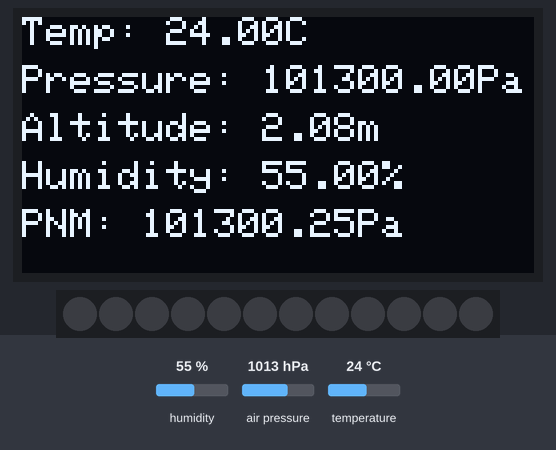
A sketch run on a simulated Arduino Uno, built with avr-gcc and run on an emulated ATmega328P. Shown: 128×64 one-colour display, 12 RGB LEDs in strip order, left to right. Inputs (shaded band) come from the test bench; at power-on: humidity 55 %, air pressure 1013 hPa, temperature 24 °C. Dim RGB values are drawn brighter than linear; the display library's start-up logo is not drawn.

Above: at 9.3 s.
9.4 s: humidity set to 42 %
At 11.3 s:
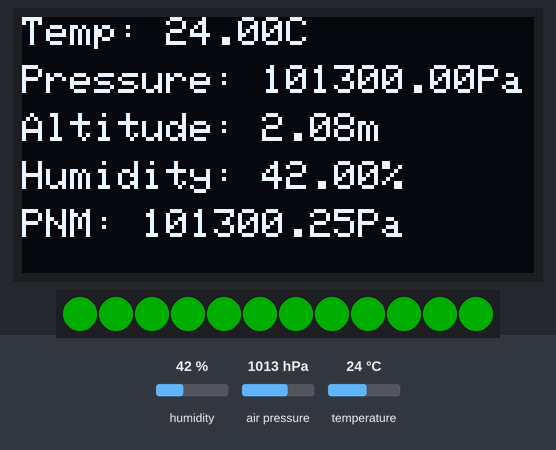
15.3 s: humidity set to 39 %
At 17.8 s:
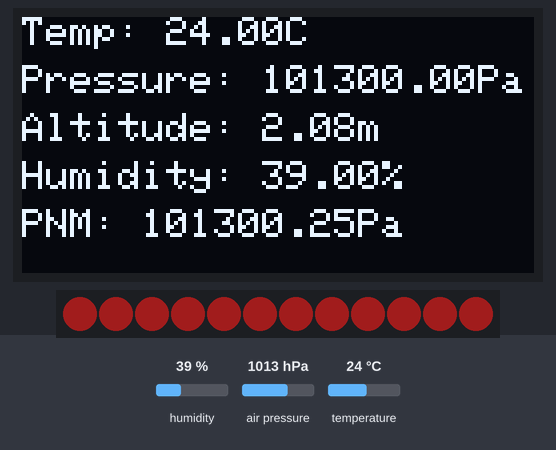
21.2 s: air pressure set to 952 hPa
At 23.9 s:
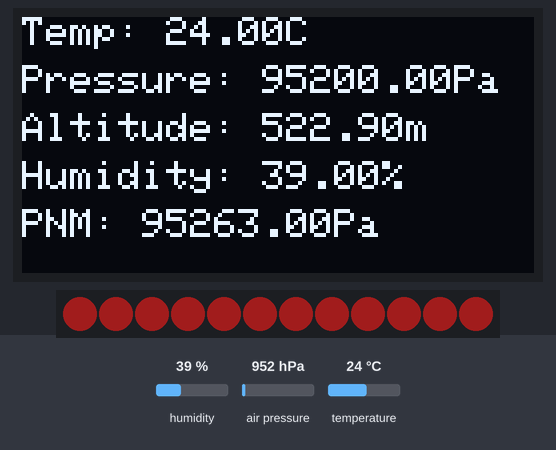
24.2 s: temperature set to 12 °C
At 25.7 s:
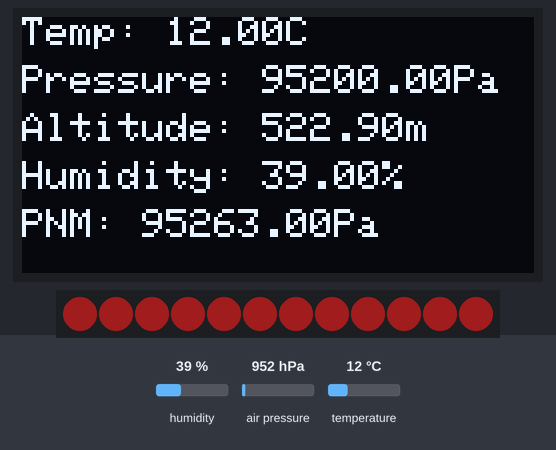
Timing chart, 0 to 27.2 s (numbered marks = the images above; inputs shaded):
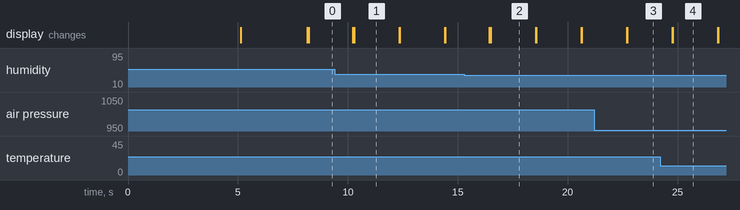

Measured:
- the behaviour switches between 41 and 40 % on humidity (found by bisection; images 1 and 2)
- after the input at 21.2 s, the display: first changes after 1.5 s (image 3 shows a later state)
- after the input at 24.2 s, the display: first changes after 0.55 s (image 4 shows a later state)
- what the display in image 1 shows lasts 2.0 s, from 10.3 s to 12.3 s

The sketch:

testEcranOLED_ANNEAU.ino
```cpp
#include <SPI.h>
#include <FastLED.h>
#include "Seeed_BME280.h"
#include <Wire.h>
#include <Adafruit_GFX.h>
#include <Adafruit_SSD1306.h>

//=======================
// Parametrer anneau led
//=======================

// How many leds in your strip?
#define NUM_LEDS 12
#define DATA_PIN 3
#define BRIGHTNESS  32
CRGB leds[NUM_LEDS];  // Define the array of leds

// ===========================
//Parametrer capteur BME-280
BME280 bme280;
// ===========================

// =======================
// Paramètrages écran OLED
// =======================
#define nombreDePixelsEnLargeur   128         // Taille de l'écran OLED, en pixel, au niveau de sa largeur
#define nombreDePixelsEnHauteur   64          // Taille de l'écran OLED, en pixel, au niveau de sa hauteur
#define brocheResetOLED           -1          // Reset de l'OLED partagé avec l'Arduino (d'où la valeur à -1, et non un numéro de pin)
#define adresseI2CecranOLED       0x3C        // Adresse de "mon" écran OLED sur le bus i2c (généralement égal à 0x3C ou 0x3D)
Adafruit_SSD1306 display(nombreDePixelsEnLargeur, nombreDePixelsEnHauteur, &Wire, brocheResetOLED);

// ================
// Image à afficher
// ================
#define largeurDeLimage           64          // Largeur de l'image à afficher, en pixels
#define hauteurDeLimage           64          // Hauteur de l'image à afficher, en pixels

// 'logoOpenfactoryZoomacomArduino', 64x64px
const unsigned char epd_bitmap_logoOpenfactoryZoomacomArduino [] PROGMEM = {
  0x00, 0x00, 0x00, 0x00, 0x00, 0x00, 0x00, 0x00, 0x00, 0x00, 0x00, 0x00, 0x00, 0x00, 0x00, 0x00,
  0x00, 0x00, 0x00, 0x00, 0x00, 0x00, 0x00, 0x00, 0x00, 0x00, 0x00, 0x00, 0x00, 0x00, 0x00, 0x00,
  0x00, 0x00, 0x00, 0x00, 0x00, 0x00, 0x00, 0x00, 0x00, 0x00, 0x00, 0x00, 0x00, 0x00, 0x00, 0x00,
  0x00, 0x00, 0x00, 0x00, 0x00, 0x00, 0x00, 0x00, 0x00, 0x00, 0x00, 0x00, 0x00, 0x00, 0x00, 0x00,
  0x00, 0x00, 0x03, 0xff, 0x80, 0x00, 0x00, 0x00, 0x00, 0x00, 0x1f, 0xff, 0xfc, 0x00, 0x00, 0x00,
  0x00, 0x00, 0x7f, 0xff, 0xff, 0x80, 0x00, 0x00, 0x00, 0x01, 0xff, 0xff, 0xff, 0xf0, 0x00, 0x00,
  0x00, 0x03, 0xff, 0xff, 0xff, 0xfc, 0x00, 0x00, 0x00, 0x07, 0xff, 0xff, 0xff, 0xff, 0x00, 0x00,
  0x00, 0x0f, 0xff, 0xff, 0xff, 0xff, 0xc0, 0x00, 0x00, 0x1f, 0xff, 0xff, 0xff, 0xff, 0xe0, 0x00,
  0x00, 0x1f, 0xff, 0xff, 0xfe, 0x0f, 0xf0, 0x00, 0x00, 0x3f, 0xff, 0xff, 0xe0, 0x07, 0xf8, 0x00,
  0x00, 0x3f, 0xfe, 0x0f, 0x00, 0x1f, 0xfc, 0x00, 0x00, 0x7f, 0xf0, 0x07, 0x01, 0xff, 0xfe, 0x00,
  0x00, 0x7f, 0xc0, 0x03, 0x0f, 0xff, 0xfe, 0x00, 0x00, 0x7f, 0x00, 0x21, 0x0f, 0xff, 0xfe, 0x00,
  0x00, 0xfe, 0x03, 0xf0, 0x1f, 0xff, 0xff, 0x00, 0x00, 0xfe, 0x07, 0xf8, 0x1f, 0xff, 0xff, 0x00,
  0x00, 0xfc, 0x0f, 0xf8, 0x00, 0x7f, 0xff, 0x00, 0x00, 0xfc, 0x1f, 0xf8, 0x00, 0x7f, 0xff, 0x00,
  0x00, 0xf8, 0x3f, 0xf0, 0x03, 0xff, 0xfe, 0x00, 0x00, 0xf8, 0x7f, 0xf0, 0x1f, 0xff, 0xfe, 0x00,
  0x01, 0xf8, 0x7f, 0xe0, 0x3f, 0xff, 0xfc, 0x00, 0x01, 0xfc, 0x7f, 0xc0, 0x7f, 0xff, 0xfc, 0x00,
  0x01, 0xfc, 0x3f, 0x80, 0x7f, 0xff, 0xf8, 0x00, 0x01, 0xfe, 0x3f, 0x00, 0xff, 0xff, 0xf0, 0x00,
  0x01, 0xff, 0x1c, 0x10, 0xff, 0xff, 0xf0, 0x00, 0x01, 0xff, 0x80, 0x31, 0xff, 0xff, 0xe0, 0x00,
  0x01, 0xff, 0xc0, 0xf1, 0xff, 0xff, 0x80, 0x00, 0x01, 0xff, 0xff, 0xff, 0xff, 0xff, 0x00, 0x00,
  0x00, 0xff, 0xff, 0xff, 0xff, 0xfe, 0x00, 0x00, 0x00, 0xff, 0xff, 0xff, 0xff, 0xfc, 0x00, 0x00,
  0x00, 0xff, 0xff, 0xff, 0xff, 0xf0, 0x00, 0x00, 0x00, 0xff, 0xff, 0xff, 0xff, 0xc0, 0x00, 0x00,
  0x00, 0x7f, 0xff, 0xff, 0xff, 0x00, 0x00, 0x00, 0x00, 0x7f, 0xff, 0xff, 0xfe, 0x00, 0x00, 0x00,
  0x00, 0x3f, 0xff, 0xff, 0xf0, 0x00, 0x00, 0x00, 0x00, 0x1f, 0xff, 0xff, 0xc0, 0x00, 0x00, 0x00,
  0x00, 0x0f, 0xff, 0xfe, 0x00, 0x0f, 0xfb, 0x80, 0x00, 0x03, 0xff, 0xe0, 0x00, 0x0e, 0xde, 0x00,
  0x00, 0x00, 0x10, 0x00, 0x00, 0x0e, 0xdf, 0x80, 0x00, 0x00, 0x00, 0x00, 0x00, 0x00, 0x00, 0x00,
  0x00, 0x00, 0x00, 0x00, 0x00, 0x00, 0x00, 0x00, 0x01, 0xe0, 0x00, 0x00, 0x00, 0x80, 0x00, 0x00,
  0x01, 0xf7, 0xbe, 0xfe, 0x7b, 0xcf, 0x7f, 0x80, 0x00, 0x6c, 0xb6, 0xfb, 0xdb, 0x19, 0x6d, 0x80,
  0x00, 0x6c, 0xb7, 0x93, 0xda, 0x19, 0x6d, 0x80, 0x00, 0xcc, 0xb7, 0x93, 0xdb, 0x19, 0x6d, 0x80,
  0x01, 0xe7, 0xbf, 0x83, 0xfb, 0xdf, 0x61, 0x80, 0x01, 0xf7, 0x1c, 0x82, 0x79, 0xce, 0x41, 0x00,
  0x00, 0x00, 0x00, 0x00, 0x00, 0x00, 0x00, 0x00, 0x00, 0x00, 0x00, 0x00, 0x00, 0x00, 0x00, 0x00,
  0x00, 0x00, 0x00, 0x00, 0x00, 0x00, 0x00, 0x00, 0x00, 0x00, 0x00, 0x00, 0x00, 0x00, 0x00, 0x00,
  0x00, 0x00, 0x00, 0x00, 0x00, 0x00, 0x00, 0x00, 0x00, 0x00, 0x00, 0x00, 0x00, 0x00, 0x00, 0x00,
  0x00, 0x00, 0x00, 0x00, 0x00, 0x00, 0x00, 0x00, 0x00, 0x00, 0x00, 0x00, 0x00, 0x00, 0x00, 0x00
};

// Array of all bitmaps for convenience. (Total bytes used to store images in PROGMEM = 528)
const int epd_bitmap_allArray_LEN = 1;
const unsigned char* epd_bitmap_allArray[1] = {
  epd_bitmap_logoOpenfactoryZoomacomArduino
};


void setup() {
  //================================================================================
  // Choix des LED a adresser (en fonction des led sur le ruban)
  //================================================================================
  FastLED.addLeds<NEOPIXEL, DATA_PIN>(leds, NUM_LEDS);  // GRB ordering is assumed
  FastLED.setMaxPowerInVoltsAndMilliamps(5, 40); // réglage de la puissance des led


  //======================================
  // Reglage de l'ecran OLED au démarrage
  //======================================

  Serial.println("OLED FeatherWing test");
  // SSD1306_SWITCHCAPVCC = generate display voltage from 3.3V internally
  display.begin(SSD1306_SWITCHCAPVCC, 0x3C); // Address 0x3C for 128x32

  // Show image buffer on the display hardware.
  // Since the buffer is intialized with an Adafruit splashscreen
  // internally, this will display the splashscreen.
  display.display();
  delay(5000);

  // Clear the buffer.
  display.clearDisplay();
  display.display();

  // text display tests
  display.setTextSize(1.8);
  display.setTextColor(SSD1306_INVERSE);
  display.setCursor(0, 0);
  display.println("Bienvenue au FABLab\n'OpenFactory':");
  display.println("connected!");
  display.println("IP: 10.0.1.23");
  display.println("Sending val #42");
  display.setCursor(0, 0);
  display.display(); // actually display all of the above
  delay(3000);

  // Clear the buffer.
  display.clearDisplay();
  display.display();

  !bme280.init();
}

void loop() {

  //==========================================
  //Relever les mesures du capteur BME-280
  //==========================================
  float pressure;
  float pression;

  //get and print temperatures
  display.setCursor(0, 0);
  display.print("Temp: ");
  display.print(bme280.getTemperature());
  display.println("C");

  //get and print atmospheric pressure data
  display.setCursor(0, 12);
  display.print("Pressure: ");
  pressure = bme280.getPressure();
  display.print(pressure);
  display.println("Pa");

  //get and print altitude data
  display.setCursor(0, 24);
  display.print("Altitude: ");
  display.print(bme280.calcAltitude(pressure));
  display.println("m");

  //get and print humidity data
  display.setCursor(0, 36);
  display.print("Humidity: ");
  display.print(bme280.getHumidity());
  //Humidity = bme280.getHumidity();
  display.println("%");
  display.display();

  //get and print atmospheric pressure data
  display.setCursor(0, 48);
  display.print("PNM: ");
  pression = (pressure + (bme280.calcAltitude(pressure) / 8.3));
  display.print(pression);
  display.println("Pa");
  display.display();
  delay(2000);

  //========================================================
  //Parametrer l'anneau de LED en fonction de l'humidité
  //========================================================
  //Humidité trop basse
  if (bme280.getHumidity() <= 40) {
    fill_solid (leds, NUM_LEDS, CRGB::FireBrick);
    FastLED.show();
  }
  //Humidité convenable
  else if (bme280.getHumidity() > 40 && bme280.getHumidity() < 60) {
      fill_solid (leds, NUM_LEDS, CRGB::Green);
      FastLED.show();
  }
  //Humidité trop élevée
  else if (bme280.getHumidity() >= 60) {
    fill_solid (leds, NUM_LEDS, CRGB::OrangeRed);
    FastLED.show();
  }
  // Clear the buffer.
  display.clearDisplay();
}
```
